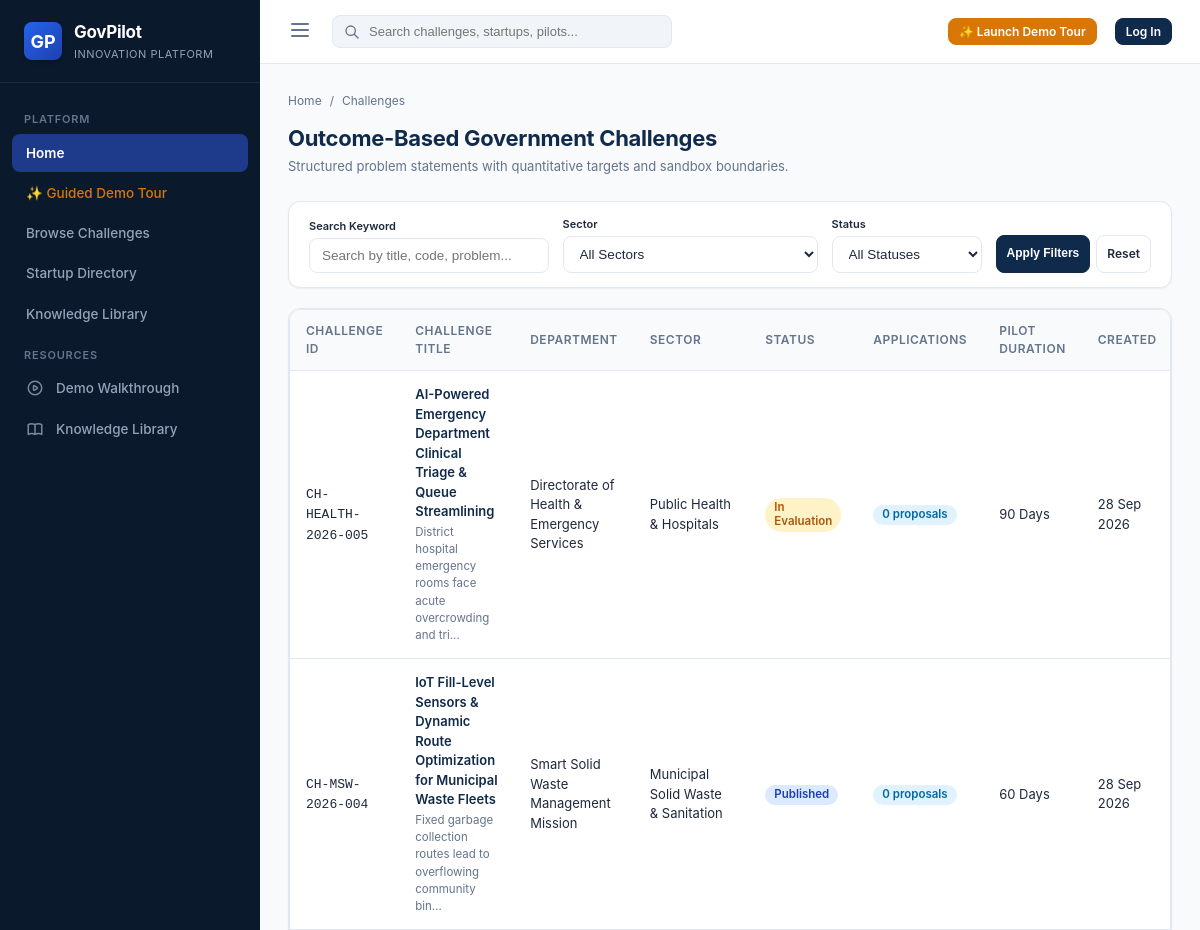
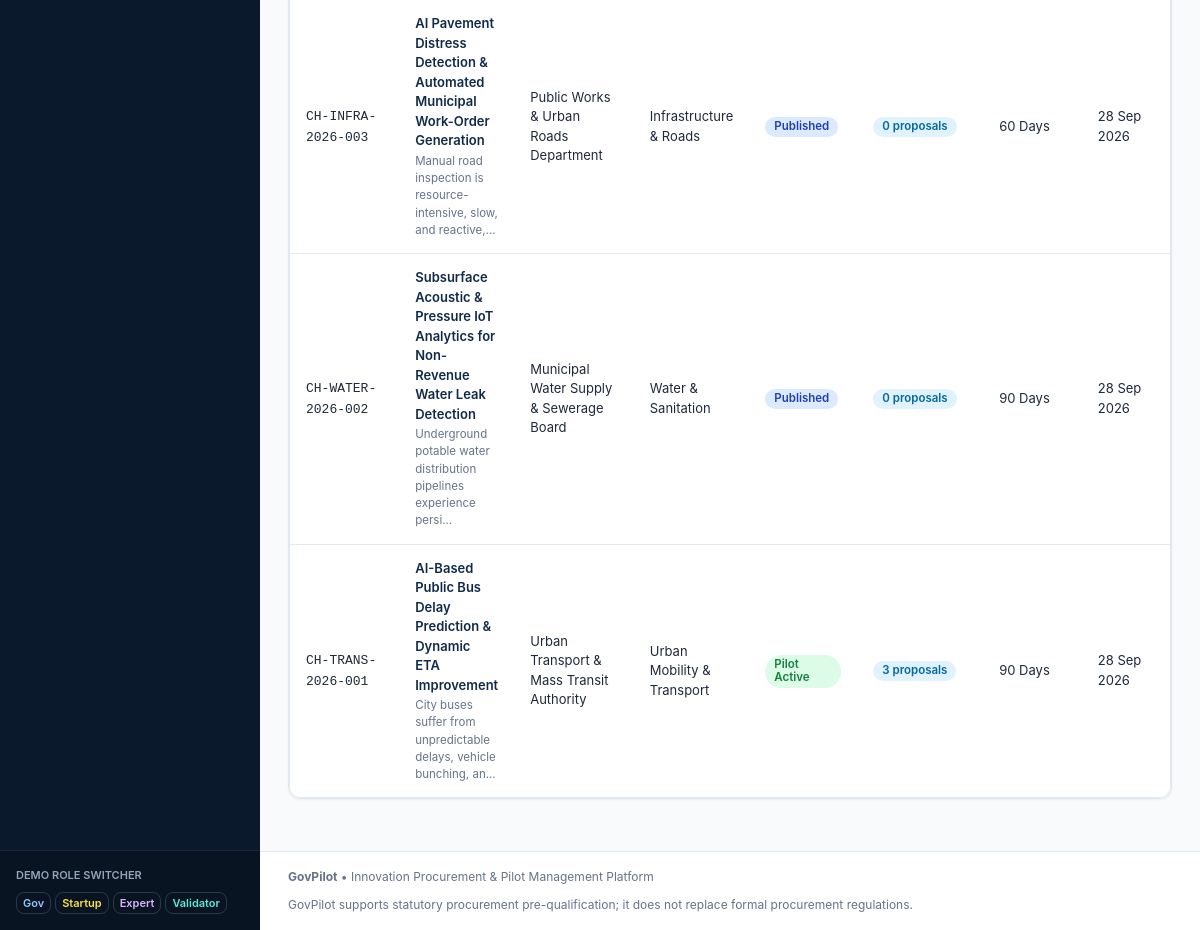
/challenges, run on the app's committed database (2 pictures, top to bottom).
### models/challenge.py (models this page shows, shortened)
class Challenge(db.Model):
    __tablename__ = 'challenges'
    id = db.Column(db.Integer, primary_key=True)
    code = db.Column(db.String(50), unique=True, nullable=False) # e.g. "CH-TRANS-2026-001"
    title = db.Column(db.String(250), nullable=False)
    department_id = db.Column(db.Integer, db.ForeignKey('departments.id'), nullable=False)
    sector = db.Column(db.String(100), nullable=False)
    status = db.Column(db.String(50), default='draft') # 'draft', 'published', 'in_evaluation', 'pilot_active', 'completed', 'archived'
    problem_summary = db.Column(db.Text, nullable=False)
    problem_details = db.Column(db.Text)
    urgency_level = db.Column(db.String(50), default='High')
    baseline_summary = db.Column(db.Text)
    current_process = db.Column(db.Text)
    pain_points = db.Column(db.Text)
    affected_users = db.Column(db.String(250))
    expected_outcome = db.Column(db.Text, nullable=False)
    target_improvement = db.Column(db.String(250))
    target_kpis_summary = db.Column(db.Text)
    geography = db.Column(db.String(250))
    target_users_count = db.Column(db.String(100))
    test_facilities = db.Column(db.String(250))
    duration_days = db.Column(db.Integer, default=90)
    budget_indicative = db.Column(db.String(100), default='₹10,00,000')
    available_datasets = db.Column(db.Text)
    data_sensitivity = db.Column(db.String(100), default='Confidential / Anonymized Government Data')
    api_availability = db.Column(db.String(100), default='REST APIs Available with API Key')
    data_access_terms = db.Column(db.Text)
    technical_constraints = db.Column(db.Text)
    security_requirements = db.Column(db.Text)
    integration_requirements = db.Column(db.Text)
    evaluation_criteria_notes = db.Column(db.Text)
    success_thresholds = db.Column(db.Text)
    created_by_user_id = db.Column(db.Integer, db.ForeignKey('users.id'), nullable=True)
    created_at = db.Column(db.DateTime, default=datetime.utcnow)
    published_at = db.Column(db.DateTime, nullable=True)
    application_deadline = db.Column(db.DateTime, nullable=True)
    author = db.relationship('User', foreign_keys=[created_by_user_id])
    eligibility_requirements = db.relationship('EligibilityRequirement', backref='challenge', lazy=True, cascade='all, delete-orphan')
    applications = db.relationship('Application', backref='challenge', lazy=True)
    pilots = db.relationship('Pilot', backref='challenge', lazy=True)
    def get_status_badge_class(self):
        mapping = {
            'draft': 'badge-draft',
            'published': 'badge-published',
            'in_evaluation': 'badge-eval',
            'pilot_active': 'badge-pilot',
            'completed': 'badge-success',
            'archived': 'badge-secondary'
        }
        return mapping.get(self.status, 'badge-secondary')

### models/department.py (models this page shows, shortened)
class Department(db.Model):
    __tablename__ = 'departments'
    id = db.Column(db.Integer, primary_key=True)
    name = db.Column(db.String(150), unique=True, nullable=False)
    code = db.Column(db.String(20), unique=True, nullable=False)
    sector = db.Column(db.String(100), nullable=False) # Transport, Water, Infrastructure, Waste, Healthcare, Education, etc.
    description = db.Column(db.Text)
    contact_email = db.Column(db.String(120))
    jurisdiction = db.Column(db.String(120), default='State/Municipal')
    created_at = db.Column(db.DateTime, default=datetime.utcnow)
    challenges = db.relationship('Challenge', backref='department', lazy=True)
    pilots = db.relationship('Pilot', backref='department', lazy=True)

### routes/challenge_routes.py (the view)
@challenge_bp.route('/challenges')
def index():
    sector = request.args.get('sector', '')
    status = request.args.get('status', '')
    dept_id = request.args.get('department_id', '')
    query = request.args.get('q', '')
    q = Challenge.query
    if sector:
        q = q.filter(Challenge.sector == sector)
    if status:
        q = q.filter(Challenge.status == status)
    if dept_id:
        q = q.filter(Challenge.department_id == int(dept_id))
    if query:
        search_term = f"%{query}%"
        q = q.filter((Challenge.title.ilike(search_term)) | (Challenge.code.ilike(search_term)) | (Challenge.problem_summary.ilike(search_term)))
    challenges = q.order_by(Challenge.created_at.desc()).all()
    departments = Department.query.all()
    sectors = [d[0] for d in db.session.query(Department.sector).distinct() if d[0]]
    return render_template(
        'challenges/index.html',
        challenges=challenges,
        departments=departments,
        sectors=sectors,
        selected_sector=sector,
        selected_status=status,
        selected_dept=dept_id,
        search_query=query
    )

### templates/challenges/index.html (shortened to what this page needs)
{% extends "base.html" %}
{% block content %}
<div class="page-header">
  <div>
    <div class="breadcrumb-trail">
      <a href="{{ url_for('dashboard.index') }}">Home</a>
      <span>/</span>
      <span>Challenges</span>
    </div>
    <h1 class="page-title">Outcome-Based Government Challenges</h1>
    <p class="page-subtitle">Structured problem statements with quantitative targets and sandbox boundaries.</p>
  </div>
</div>
<div class="gp-card" style="margin-bottom: 20px;">
  <div class="gp-card-body" style="padding: 14px 20px;">
    <form action="{{ url_for('challenge.index') }}" method="GET" style="display: flex; gap: 14px; flex-wrap: wrap; align-items: flex-end;">
      <div style="flex-grow: 1; min-width: 200px;">
        <label class="form-label" style="margin-bottom: 4px; font-size: 11px;">Search Keyword</label>
        <input type="text" name="q" class="form-control" placeholder="Search by title, code, problem..." value="{{ search_query }}">
      </div>
      <div style="min-width: 180px;">
        <label class="form-label" style="margin-bottom: 4px; font-size: 11px;">Sector</label>
        <select name="sector" class="form-control">
          <option value="">All Sectors</option>
        </select>
      </div>
      <div style="min-width: 150px;">
        <label class="form-label" style="margin-bottom: 4px; font-size: 11px;">Status</label>
        <select name="status" class="form-control">
          <option value="">All Statuses</option>
        </select>
      </div>
      <div style="display: flex; gap: 6px;">
        <button type="submit" class="btn btn-primary btn-sm" style="height: 38px;">Apply Filters</button>
        <a href="{{ url_for('challenge.index') }}" class="btn btn-outline btn-sm" style="height: 38px;">Reset</a>
      </div>
    </form>
  </div>
</div>
<div class="gp-card">
  <div class="gp-table-container">
    <table class="gp-table">
      <thead>
        <tr>
          <th>Challenge ID</th>
          <th>Challenge Title</th>
          <th>Department</th>
          <th>Sector</th>
          <th>Status</th>
          <th>Applications</th>
          <th>Pilot Duration</th>
          <th>Created</th>
        </tr>
      </thead>
      <tbody>
        {% if challenges %}
          {% for c in challenges %}
          <tr>
            <td><code>{{ c.code }}</code></td>
            <td>
              <a href="{{ url_for('challenge.view', id=c.id) }}" style="font-weight: 600; color: var(--primary);">
                {{ c.title }}
              </a>
              <div style="font-size: 11.5px; color: var(--text-muted); margin-top: 2px;">{{ c.problem_summary[:65] }}...</div>
            </td>
            <td>{{ c.department.name if c.department else '—' }}</td>
            <td>{{ c.sector }}</td>
            <td><span class="badge {{ c.get_status_badge_class() }}">{{ c.status.replace('_', ' ').title() }}</span></td>
            <td><span class="badge badge-info">{{ c.applications|length }} proposals</span></td>
            <td>{{ c.duration_days }} Days</td>
            <td>{{ c.created_at.strftime('%d %b %Y') }}</td>
          </tr>
          {% endfor %}
        {% else %}
          <tr>
            <td colspan="9" style="text-align: center; padding: 40px; color: var(--text-muted);">
              No challenges found matching your selected filters. Try broadening your criteria.
            </td>
          </tr>
        {% endif %}
      </tbody>
    </table>
  </div>
</div>
{% endblock %}

### static/css/main.css (style rules this page uses)
:root { --primary: #0f2a4a; --primary-light: #1e3e62; --primary-dark: #071729; --accent: #d97706; --accent-light: #fef3c7; --accent-dark: #b45309; --success: #15803d; --success-bg: #dcfce7; --warning: #b45309; --warning-bg: #fef3c7; --danger: #b91c1c; --danger-bg: #fee2e2; --info: #0369a1; --info-bg: #e0f2fe; --bg-main: #f8fafc; --bg-surface: #ffffff; --bg-sidebar: #0b192c; --bg-sidebar-hover: #1e3a5f; --text-main: #1e293b; --text-muted: #64748b; --text-light: #94a3b8; --text-inverse: #ffffff; --border-color: #e2e8f0; --border-subtle: #cbd5e1; --shadow-sm: 0 1px 2px 0 rgb(0 0 0 / 0.05); --shadow-md: 0 4px 6px -1px rgb(0 0 0 / 0.1), 0 2px 4px -2px rgb(0 0 0 / 0.1); --shadow-lg: 0 10px 15px -3px rgb(0 0 0 / 0.1), 0 4px 6px -4px rgb(0 0 0 / 0.1); --radius-sm: 4px; --radius-md: 8px; --radius-lg: 12px; --radius-full: 9999px; --sidebar-width: 260px; --topbar-height: 64px; }
* { margin: 0; padding: 0; box-sizing: border-box; }
body { font-family: -apple-system, BlinkMacSystemFont, "Segoe UI", Roboto, "Helvetica Neue", Arial, sans-serif; background-color: var(--bg-main); color: var(--text-main); line-height: 1.5; font-size: 14px; -webkit-font-smoothing: antialiased; }
a { color: var(--primary); text-decoration: none; transition: color 0.15s ease; }
.page-header { display: flex; align-items: center; justify-content: space-between; margin-bottom: 24px; flex-wrap: wrap; gap: 16px; }
.page-title { font-size: 22px; font-weight: 700; color: var(--primary); letter-spacing: -0.3px; }
.page-subtitle { font-size: 13px; color: var(--text-muted); margin-top: 2px; }
.breadcrumb-trail { display: flex; align-items: center; gap: 8px; font-size: 12px; color: var(--text-muted); margin-bottom: 12px; }
.breadcrumb-trail a { color: var(--text-muted); }
.gp-card { background-color: var(--bg-surface); border: 1px solid var(--border-color); border-radius: var(--radius-lg); box-shadow: var(--shadow-sm); margin-bottom: 24px; }
.gp-card-body { padding: 20px; }
.gp-table-container { overflow-x: auto; border: 1px solid var(--border-color); border-radius: var(--radius-lg); background-color: #ffffff; }
.gp-table { width: 100%; border-collapse: collapse; text-align: left; font-size: 13px; }
.gp-table th { background-color: #f8fafc; color: var(--text-muted); font-weight: 600; font-size: 12px; text-transform: uppercase; letter-spacing: 0.5px; padding: 12px 16px; border-bottom: 1px solid var(--border-color); }
.gp-table td { padding: 14px 16px; border-bottom: 1px solid var(--border-color); color: var(--text-main); vertical-align: middle; }
.gp-table tr:last-child td { border-bottom: none; }
.badge { display: inline-flex; align-items: center; gap: 4px; padding: 3px 9px; border-radius: var(--radius-full); font-size: 11.5px; font-weight: 600; line-height: 1.2; }
.badge-published { background-color: #dbeafe; color: #1e40af; }
.badge-eval { background-color: #fef3c7; color: #b45309; }
.badge-pilot { background-color: #dcfce7; color: #15803d; }
.badge-info { background-color: var(--info-bg); color: var(--info); }
.btn { display: inline-flex; align-items: center; justify-content: center; gap: 8px; padding: 8px 16px; border-radius: var(--radius-md); font-size: 13px; font-weight: 600; cursor: pointer; border: 1px solid transparent; transition: all 0.15s ease; line-height: 1.3; }
.btn-primary { background-color: var(--primary); color: #ffffff; border-color: var(--primary); }
.btn-outline { background-color: transparent; border-color: var(--border-color); color: var(--text-main); }
.btn-sm { padding: 5px 10px; font-size: 12px; }
.form-label { display: block; font-size: 12.5px; font-weight: 600; color: var(--text-main); margin-bottom: 6px; }
.form-control { width: 100%; padding: 9px 12px; border: 1px solid var(--border-color); border-radius: var(--radius-md); font-size: 13.5px; outline: none; background-color: #ffffff; color: var(--text-main); transition: all 0.15s ease; }

### data on the page
Challenge: code "CH-HEALTH-2026-005", title "AI-Powered Emergency Department Clinical Triage & Queue Streamlining", problem_summary "District hospital emergency rooms face acute overcrowding and tri", department "Directorate of Health & Emergency Services", sector "Public Health & Hospitals", status.replace "In Evaluation", applications|length "0", duration_days "90", created_at "28 Sep 2026"
Challenge: code "CH-MSW-2026-004", title "IoT Fill-Level Sensors & Dynamic Route Optimization for Municipal Waste Fleets", problem_summary "Fixed garbage collection routes lead to overflowing community bin", department "Smart Solid Waste Management Mission", sector "Municipal Solid Waste & Sanitation", status.replace "Published", applications|length "0", duration_days "60", created_at "28 Sep 2026"
Challenge: code "CH-INFRA-2026-003", title "AI Pavement Distress Detection & Automated Municipal Work-Order Generation", problem_summary "Manual road inspection is resource-intensive, slow, and reactive,", department "Public Works & Urban Roads Department", sector "Infrastructure & Roads", status.replace "Published", applications|length "0", duration_days "60", created_at "28 Sep 2026"
Challenge: code "CH-WATER-2026-002", title "Subsurface Acoustic & Pressure IoT Analytics for Non-Revenue Water Leak Detection", problem_summary "Underground potable water distribution pipelines experience persi", department "Municipal Water Supply & Sewerage Board", sector "Water & Sanitation", status.replace "Published", applications|length "0", duration_days "90", created_at "28 Sep 2026"
Challenge: code "CH-TRANS-2026-001", title "AI-Based Public Bus Delay Prediction & Dynamic ETA Improvement", problem_summary "City buses suffer from unpredictable delays, vehicle bunching, an", department "Urban Transport & Mass Transit Authority", sector "Urban Mobility & Transport", status.replace "Pilot Active", applications|length "3", duration_days "90", created_at "28 Sep 2026"
